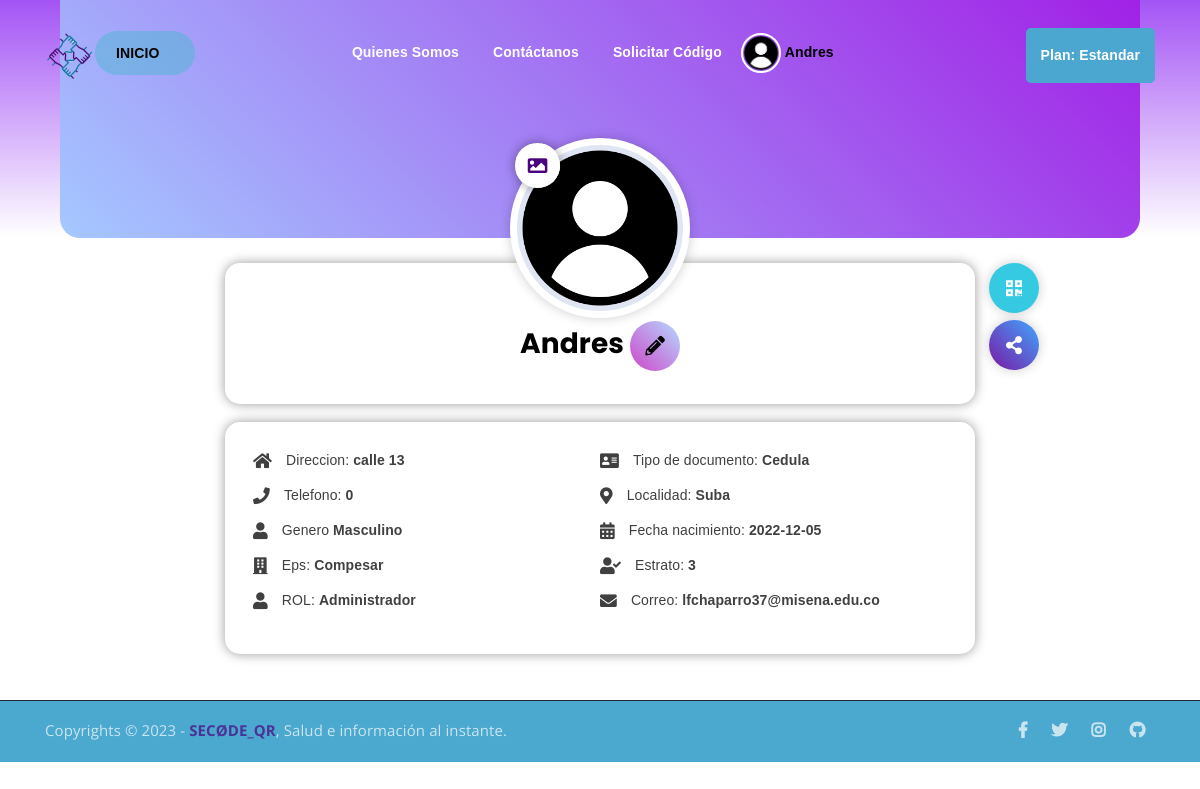
Screenshot of /views/perfil.php (signed in) with the database file from the repository.
### tables this page shows
CREATE TABLE `usuario` (
  `Ndocumento` int(11) NOT NULL,
  `TipoDoc` int(2) DEFAULT 1,
  `Nombre` varchar(30) NOT NULL,
  `Apellidos` varchar(30) DEFAULT NULL,
  `Correo` varchar(60) NOT NULL,
  `Direccion` varchar(40) DEFAULT NULL,
  `Localidad` int(2) DEFAULT NULL,
  `Genero` int(2) DEFAULT NULL,
  `Estrato` int(2) DEFAULT NULL,
  `id` int(2) DEFAULT 10 COMMENT 'esta tabla referencia la eps ',
  `rol` int(2) DEFAULT 1,
  `FechaNacimiento` date DEFAULT NULL,
  `Telefono` int(12) DEFAULT NULL,
  `Img_perfil` longblob DEFAULT NULL,
  `token_reset` varchar(40) DEFAULT NULL,
  `TipoImg` varchar(10) DEFAULT NULL,
  `Contrasena` varchar(80) NOT NULL
);

CREATE TABLE `tiposuscripcion` (
  `IDTipoSuscripcion` int(1) NOT NULL,
  `TipoSuscripcion` varchar(25) DEFAULT NULL,
  `precio` int(8) DEFAULT NULL,
  `cantidad_qr` int(2) DEFAULT NULL,
  `Editar` varchar(2) NOT NULL,
  `citas` varchar(2) NOT NULL
);

CREATE TABLE `genero` (
  `IDGenero` int(2) NOT NULL,
  `Genero` varchar(15) NOT NULL
);

CREATE TABLE `eps` (
  `id` int(2) NOT NULL,
  `NombreEps` varchar(25) NOT NULL,
  `Direccion` varchar(30) DEFAULT NULL
);

CREATE TABLE `rol` (
  `id` int(2) NOT NULL,
  `rol` varchar(15) NOT NULL
);

CREATE TABLE `tipodocumento` (
  `IDTipoDoc` int(2) NOT NULL,
  `TipoDocumento` varchar(25) NOT NULL
);

CREATE TABLE `localidad` (
  `IDLocalidad` int(2) NOT NULL,
  `Localidad` varchar(15) NOT NULL
);

CREATE TABLE `estrato` (
  `IDEstrato` int(2) NOT NULL,
  `Estrato` int(1) NOT NULL
);

### models/user.php (called while the page is built, shortened)
<?php
function userform($id) {
  global $connection;
  $query = $connection->prepare('SELECT Nombre,Direccion,Genero,Correo,FechaNacimiento,Telefono,Img_perfil FROM usuario WHERE Ndocumento = :id');
  $query->bindParam(':id', $id);
  $query->execute();
  $user = $query->fetch(PDO::FETCH_ASSOC);
  return $user;
}
function getUserData($id){
  global $connection;
  $query = $connection->prepare('SELECT
  us.Ndocumento,tipdoc.TipoDocumento,us.Nombre,us.Apellidos,us.Correo,tipsus.TipoSuscripcion, sus.FechaExpiracion ,us.Direccion,lc.Localidad, gn.Genero, estr.Estrato, eps.NombreEps, rl.rol, us.FechaNacimiento,us.Telefono, us.Img_perfil, us.token_reset, us.TipoImg
  FROM usuario AS us
  LEFT OUTER JOIN tipodocumento AS tipdoc
  ON us.TipoDoc = tipdoc.IDTipoDoc
  LEFT OUTER JOIN genero AS gn
  ON us.Genero = gn.IDGenero
  LEFT OUTER JOIN estrato AS est
  ON us.Estrato = est.IDEstrato
  LEFT OUTER JOIN rol AS rl
  ON us.rol = rl.id
  LEFT OUTER JOIN localidad AS lc
  ON us.Localidad = lc.IDLocalidad
  LEFT OUTER JOIN Suscripcion as sus
  ON sus.Ndocumento = us.Ndocumento
  LEFT OUTER JOIN TipoSuscripcion AS tipsus
  ON sus.TipoSuscripcion = tipsus.IDTipoSuscripcion
  LEFT OUTER JOIN eps
  ON us.id = eps.id
  LEFT OUTER JOIN estrato AS estr
  ON us.Estrato = estr.IDEstrato
  WHERE us.Ndocumento = :id');
  $query->bindParam(':id', $id);
  $query->execute();
  $user = $query->fetch(PDO::FETCH_ASSOC);
  if (empty($user['Img_perfil']) || $user['Img_perfil'] == null) {
    $user['Img_perfil'] = "http://" . $_SERVER['HTTP_HOST'] . "/secodeqr/views/assets/img/userimg.png";
  } else {
    $user['Img_perfil'] = 'data:' . $user['TipoImg'] . ";base64," . base64_encode($user['Img_perfil']);
  }
  return $user;
}
?>

### views/perfil.php (the view, shortened to what this page needs)
<?php
require_once '../models/database/database.php';
require_once '../models/user.php';
$user = getUserData($_SESSION['user_id']);
$userForm = userform($_SESSION['user_id']);
?>
<!DOCTYPE html>
<html lang="es">
<head>
    <?php include('./templates/header.php');
    include('./templates/sweetalerts2.php'); ?>
    <link rel="stylesheet" href="./assets/css/perfil.css">
</head>
<body>
    <?php include('./templates/navBar.php'); ?>
    <section class="seccion-perfil-usuario">
        <div class="perfil-usuario-header">
            <div class="perfil-usuario-portada">
                <div class="perfil-usuario-avatar">
                    <img src="<?php echo $user['Img_perfil'] ?>" alt="img-avatar">
                    <label class="boton-avatar" for="boton-avatar"> <i class="boton-redes fas fa-image"></i></label>
                </div>
            </div>
        </div>
        <div class="perfil-usuario-body">
            <div class="perfil-usuario-bio">
                <h3 class="titulo"><?php echo $user['Nombre'] ?>
                    <a data-toggle="modal" data-target="#myModal" class="boton-edit">
                        <i class="fas fa-pencil-alt"></i>
                    </a>
                </h3>
            </div>
            <div class="perfil-usuario-footer">
                <ul class="lista-datos">
                    <li><i class="icono fas fa-home"></i>Direccion: <strong><?php echo $user['Direccion'] ?></strong> </li>
                    <li><i class="icono fas fa-phone"></i>Telefono: <strong>
                            <?php echo $user['Telefono'] ?>
                        </strong> </li>
                    <li><i class="icono fas fa-user"></i>Genero <strong>
                            <?php echo $user['Genero'] ?>
                        </strong></li>
                    <li><i class="icono fas fa-building"></i>Eps:
                    <strong>
                            <?= $user['NombreEps'] ?>
                    </strong>
                    </li>
                    <li><i class="icono fas fa-user"></i>ROL:
                    <strong>
                            <?= $user['rol'] ?>
                    </strong>
                    </li>
                </ul>
                <ul class="lista-datos">
                    <li><i class="icono fas fa-address-card"></i>Tipo de documento:
                        <strong>
                                <?= $user['TipoDocumento'] ?>
                        </strong>
                    </li>
                    <li><i class="icono fas fa-map-marker-alt"></i>Localidad:
                    <strong>
                            <?= $user['Localidad'] ?>
                    </strong>
                    </li>
                    <li><i class="icono fas fa-calendar-alt"></i>Fecha nacimiento: <strong>
                            <?php echo $user['FechaNacimiento'] ?>
                        </strong> </li>
                    <li><i class="icono fas fa-user-check"></i>Estrato:
                    <strong>
                            <?= $user['Estrato'] ?>
                    </strong>
                    </li>
                    <li><i class="icono fas fa-envelope"></i>Correo:
                        <strong>
                                <?= $user['Correo'] ?>
                        </strong>
                    </li>
                </ul>
            </div>
            <div class="redes-sociales">
                <a href="" class="boton-redes qr fas fa-qrcode"><i class=""></i></a>
                <a href="" class="boton-redes compartir fas fa-share-alt"><i class=""></i></a>
            </div>
        </div>
    </section>
    <div>
        <br>
        <br>
        <br>
        <br>
        <br>
        <br>
    </div>
    <?php
    include('./templates/footer_copyrights.php');
    ?>
</body>
</html>

### views/templates/header.php (shortened to what this page needs)
	<link rel="stylesheet" href="assets/css/all.min.css">
	<link rel="stylesheet" href="assets/bootstrap/css/bootstrap.min.css">
	<link rel="stylesheet" href="assets/css/animate.css">
	<link rel="stylesheet" href="assets/css/meanmenu.min.css">
	<link rel="stylesheet" href="assets/css/main.css">
	<link rel="stylesheet" href="assets/css/responsive.css">
    <link rel="stylesheet" href="./assets/css/dashborad.css">
</head>

### views/templates/sweetalerts2.php (shortened to what this page needs)
<link rel="stylesheet" href="https://cdnjs.cloudflare.com/ajax/libs/animate.css/4.1.1/animate.min.css" />

### views/templates/navBar.php (shortened to what this page needs)
<?php
if(isset($_SESSION['user_id'])){
	$param=$connection->prepare("SELECT tp.TipoSuscripcion FROM Suscripcion AS sus LEFT OUTER JOIN TipoSuscripcion AS tp ON sus.TipoSuscripcion= tp.IDTipoSuscripcion WHERE sus.Ndocumento = :id");
	$param->bindParam(':id', $_SESSION['user_id']);
	$param->execute();
	$datosSus = $param->fetch(PDO::FETCH_ASSOC);
}else{
	$datosSus = 0;
}
?>
<div class="top-header-area" id="sticker">
	<div class="container">
		<div class="row">
			<div class="col-lg-12 col-sm-12 text-center">
				<div class="main-menu-wrap">
					<div class="site-logo">
						<a href="index.php">
							<img src="assets/img/logo.png" alt="">
						</a>
					</div>
					<div class="site-logo">
						<a class="button--secondary" href="index.php">
							<span class="text">INICIO</span>
						</a>
					</div>
					<nav class="main-menu ">
						<ul>
							<li><a href="nosotros.php">Quienes Somos</a></li>
							<li><a href="contact.php">Contáctanos</a></li>
							<li><a href="clinico.php">Solicitar Código</a>
							</li>
							<?php if (isset($_SESSION['user_id'])) { ?>
								<li id='button-exit' class="user">
									<img src="<?= $user['Img_perfil'] ?>" alt="">
									<strong style="color: black;"> <?= $user['Nombre'] ?></strong>
								</li>
							<?php }else{?>
								<li class="fas fa-user" style="margin-right: 2px;"></li>
								<a href="iniciar.php" id='btn-login-nav'>Iniciar Sesión</a>
							<?php } ?>
							<?php
							if($datosSus == 0){?>
								<li class="login-box"><a href="servicios.php">
									<span></span>
									<span></span>
									<span></span>
									<span></span> SECODE_QR PLUS </a>
								</li>
							<?php }else{ ?>
								<li class="login-box"><a href="Finpago.php">
									<span></span><?='Plan: '.$datosSus['TipoSuscripcion']?> </a>
								</li>
							<?php } ?>
						</ul>
					</nav>
				</div>
			</div>
		</div>
	</div>
</div>

### views/templates/footer_copyrights.php (shortened to what this page needs)
<footer>
	<div class="copyright">
		<div class="container">
			<div class="row">
				<div class="col-lg-6 col-md-12">
					<p>Copyrights &copy; <?=date('Y')?> - <a href="https://imransdesign.com/">SECØDE_QR</a>, Salud e información al instante.</p>
				</div>
				<div class="col-lg-6 text-right col-md-12">
					<div class="social-icons">
						<ul>
						    <li><a href="https://www.facebook.com/profile.php?id=100083136654560" target="_blank"><i class="fab fa-facebook-f"></i></a></li>
							<li><a href="https://twitter.com/TeamSecode" target="_blank"><i class="fab fa-twitter"></i></a></li>
							<li><a href="https://www.instagram.com/teamsecode/" target="_blank"><i class="fab fa-instagram"></i></a></li>
							<li><a href="https://github.com/Jhonatan2022/SECODE_QR" target="_blank"><i class="fab fa-github"></i></a></li>
						</ul>
					</div>
				</div>
			</div>
		</div>
	</div>
</footer>

### views/assets/css/main.css (style rules this page uses)
html { font-size: 14px; font-weight: 400; line-height: 28px; height: 100%; }
.login-box { float: right; }
.login-box a { position: relative; vertical-align: -webkit-baseline-middle; margin: 3px 0 0 0; background-color: #4ba7cf; border-radius: 5px; display: inline-block; text-decoration: none; overflow: hidden; transition: .5s; }
body { font-family: "Open Sans", sans-serif; font-weight: 400; font-size: 1rem; letter-spacing: 0.1px; line-height: 1.8; overflow-x: hidden; }
body img { max-width: 100%; }
a { cursor: pointer; text-decoration: none; -webkit-transition: all 0.2s ease-in-out; -o-transition: all 0.2s ease-in-out; transition: all 0.2s ease-in-out; }
h1, .h1, h2, .h2, h3, .h3, h5, .h5, h6, .h6 { font-family: "Poppins", sans-serif; font-weight: 700; margin: 0 0 1.25rem 0; color: #000000; }
h3, .h3 { font-size: 2rem; font-weight: 700; line-height: 2.25rem; }
p { font-family: "Open Sans", sans-serif; font-weight: 400; font-size: 1rem; letter-spacing: 0.1px; line-height: 1.8; color: #000000; margin: 0 0 1.25rem 0; }
p:last-child { margin: 0; }
.top-header-area { position: absolute; z-index: 222; width: 100%; padding: 25px 0; }
nav.main-menu ul { margin: 0; padding: 0; list-style: none; }
nav.main-menu ul li { display: inline-block; }
nav.main-menu ul li a { color: #fff; font-weight: 700; display: block; padding: 15px; }
nav.main-menu ul > li { position: relative; }
nav.main-menu ul li:last-child a { display: inline-block; }
.site-logo { float: left; max-width: 50px; }
.main-menu-wrap { position: relative; }
.site-logo { padding: 6px 0; }
nav.main-menu li a { -webkit-transition: 0.3s; -o-transition: 0.3s; transition: 0.3s; }
.top-header-area { -webkit-transition: 0.3s; -o-transition: 0.3s; transition: 0.3s; }
.copyright { background-color: #4ba8cf; border-top: 1px solid #232a35; }
.copyright p { margin: 0; color: #fff; opacity: 0.7; padding: 16px 0; font-size: 15px; }
.copyright a { color: #4b0081; font-weight: 700; }
.social-icons ul { margin: 0; padding: 0; list-style: none; }
.social-icons ul li { display: inline-block; }
.social-icons ul li a { font-size: 16px; color: #fff; opacity: 0.7; padding: 16px 10px; display: block; }
.social-icons ul li a { -webkit-transition: 0.3s; -o-transition: 0.3s; transition: 0.3s; }
html, body { height: 100%; }
.button--secondary { position: relative; display: flex; align-items: center; justify-content: space-between; background-color: #4ab7cf78; color: #030303; font-weight: bold; width: 100px; height: 44px; border-radius: 22px; padding: 0 0 0 21px; line-height: 44px; text-align: center; cursor: pointer; }
.button--secondary:before { content: ""; position: absolute; left: 21px; display: inline-block; width: 10px; height: 10px; border-radius: 50%; background-color: #000000; transform: scale(0); opacity: 0; transition: all .33s cubic-bezier(.68,-.55,.265,1.55); }

### views/assets/css/dashborad.css (style rules this page uses)
body { background-color: #76DAFF; background-attachment: fixed; background-size: cover; }
img { background-position: center; }

### views/perfil.php (style rules this page uses)
label { color: #4b0081; font-size: larger; font-weight: bolder; }

### views/templates/navBar.php (style rules this page uses)
.user img { width: 40px; height: 40px; border-radius: 50%; object-fit: cover; border: 2px solid #fff; }

### rows the page displays
usuario: Nombre "Andres", Direccion "calle 13", Telefono "0", Genero.Genero "Masculino", id.NombreEps "Compesar", rol.rol "Administrador", TipoDoc.TipoDocumento "Cedula", Localidad.Localidad "Suba", FechaNacimiento "2022-12-05", Estrato.Estrato "3", Correo "lfchaparro37@misena.edu.co"
tiposuscripcion: TipoSuscripcion "Estandar"
